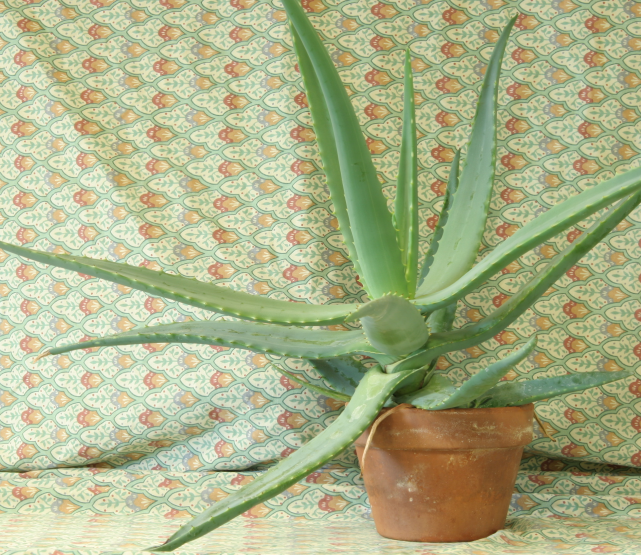
#> input picture lab5_Stereo_vision/aloes/aloeL.png, 1282 x 1110 px (shown at 1/2 size)
$ python mapa_dysparycji.py
#> lines starting #> are read from the running program, lines starting #| are printed output that depends on the picture
import  cv2
import numpy as np
import matplotlib.pyplot as plt


def rms(imageA, imageB):
    err = np.sum((imageA.astype("float") - imageB.astype("float")) ** 2)
    err /= float(imageA.shape[0] * imageA.shape[1])
    return err


left_img = cv2.imread('aloes/aloeL.png')
#> left_img is the input picture: shape (1110, 1282, 3); mean B, G, R 136.6, 177.2, 171.2
right_img = cv2.imread('aloes/aloeR.png')
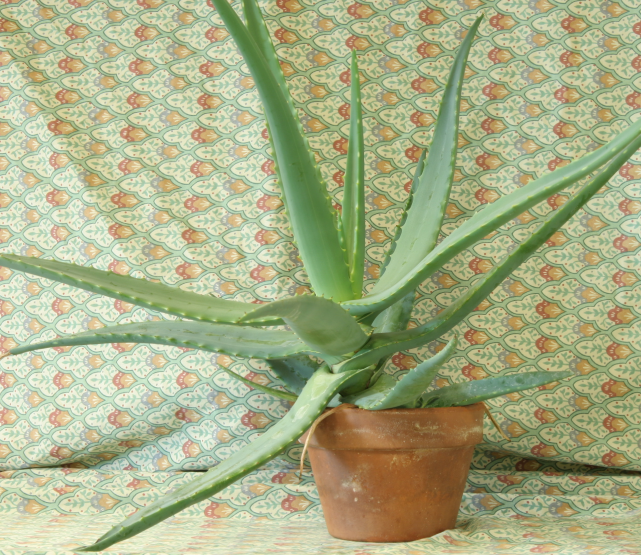
#> input picture lab5_Stereo_vision/aloes/aloeR.png, 1282 x 1110 px (shown at 1/2 size)
#> right_img is the input picture: shape (1110, 1282, 3); mean B, G, R 134.1, 174.2, 168
groundtruth = cv2.imread('aloes/')

# First attempt


stereo_bm = cv2.StereoBM_create(112, 11)
stereo_bm.setMinDisparity(16)
stereo_bm.setNumDisparities(112)
stereo_bm.setBlockSize(11)
stereo_bm.setUniquenessRatio(1)
stereo_bm.setSpeckleRange(32)
stereo_bm.setSpeckleWindowSize(100)
dispmap_bm = stereo_bm.compute(cv2.cvtColor(left_img, cv2.COLOR_BGR2GRAY), cv2.cvtColor(right_img, cv2.COLOR_BGR2GRAY))
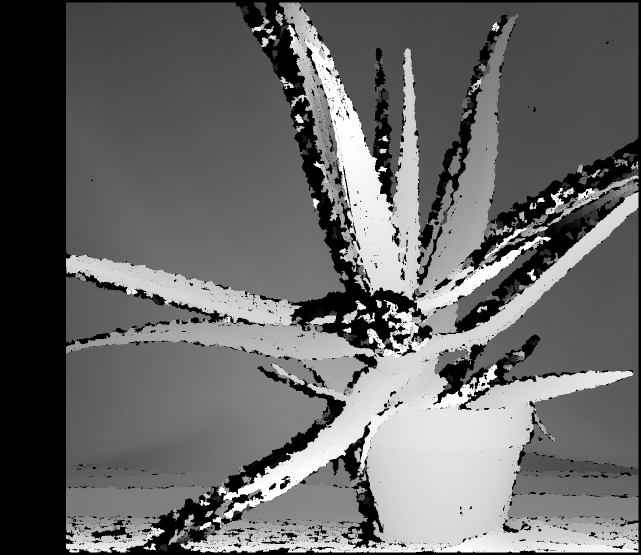
#> dispmap_bm: shape (1110, 1282) int16 (shown at 1/2 size); min 240, max 2032, mean 962.7; drawn with min black and max white

stereo_sgbm = cv2.StereoSGBM_create(112, 16)
stereo_sgbm.setMinDisparity(16)
stereo_sgbm.setNumDisparities(112)
stereo_sgbm.setBlockSize(11)
stereo_sgbm.setSpeckleRange(32)
stereo_sgbm.setSpeckleWindowSize(100)
dispmap_sgbm = stereo_sgbm.compute(left_img, right_img)
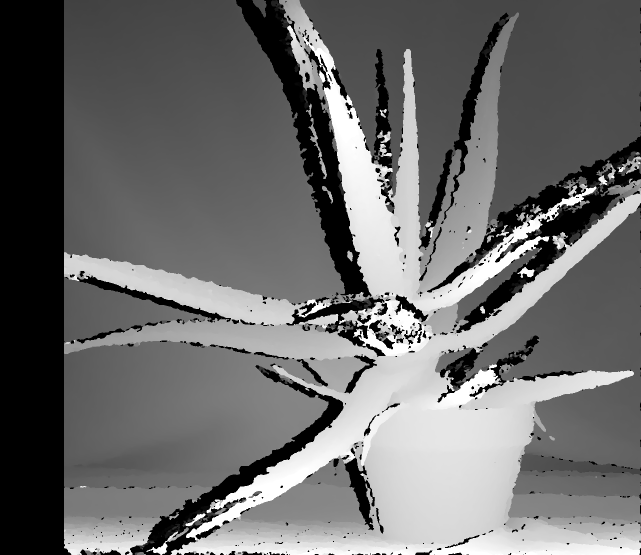
#> dispmap_sgbm: shape (1110, 1282) int16 (shown at 1/2 size); min 240, max 2032, mean 998.2; drawn with min black and max white


plt.figure(figsize=(12,10))
plt.subplot(221)
plt.title('left')
plt.imshow(left_img[:,:,[2,1,0]])
plt.subplot(222)
plt.title('right')
plt.imshow(right_img[:,:,[2,1,0]])
plt.subplot(223)
plt.title('BM')
plt.imshow(dispmap_bm, cmap='gray')
plt.subplot(224)
plt.title('SGBM')
plt.imshow(dispmap_sgbm, cmap='gray')
plt.show()
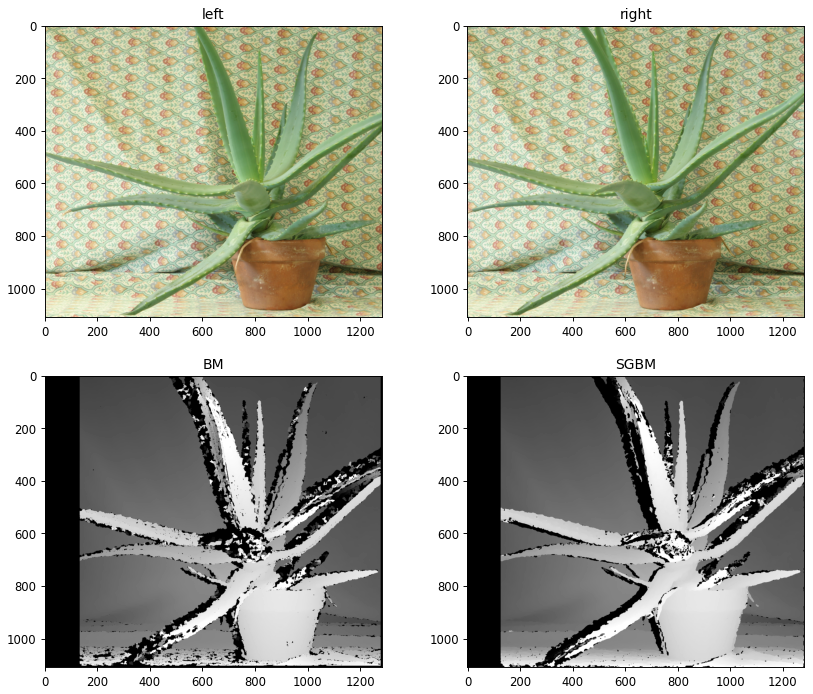
#> figure drawn by matplotlib, 4 panels
plt.savefig("disparity.png")

# [9 lines of commented-out code are left out]
